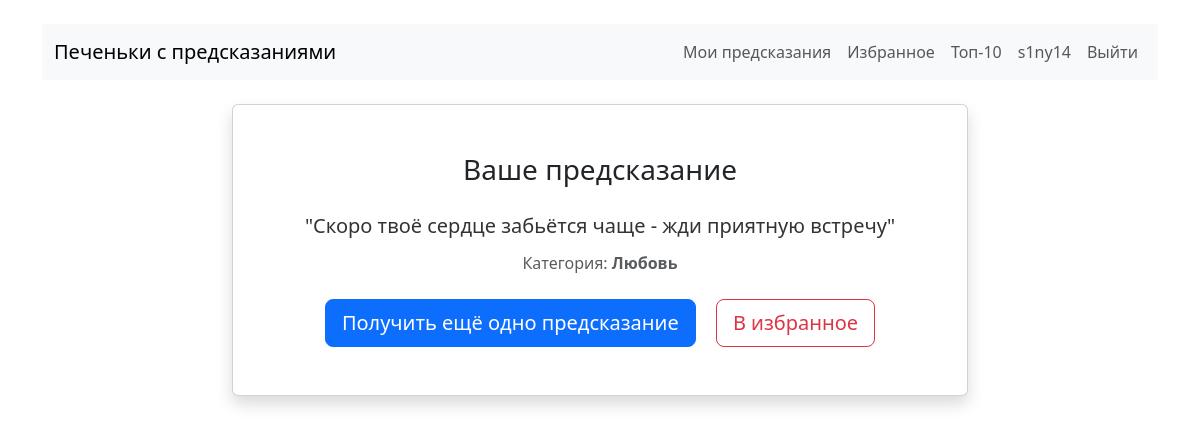
The page /result/3/ (signed in) on the database its author committed.
### users/models.py (models this page shows)
class CustomUser(AbstractUser):
    pass

### predictions/models.py (models this page shows, shortened)
class FortuneCookie(models.Model):
    text = models.TextField(verbose_name="Текст предсказания")
    category = models.ForeignKey(
        'Category',
        on_delete=models.CASCADE,
        related_name='cookies',
        verbose_name="Категория"
    )
    created_by = models.ForeignKey(
        'users.CustomUser',
        on_delete=models.SET_NULL,
        null=True,
        blank=True,
        verbose_name="Создано пользователем"
    )
    is_active = models.BooleanField(default=True, verbose_name="Активно")
    created_at = models.DateTimeField(auto_now_add=True, verbose_name="Дата создания")
    usage_count = models.PositiveIntegerField(default=0, verbose_name="Количество использований")
    class Meta:
        verbose_name = "Печенье с предсказанием"
        verbose_name_plural = "Печеньки с предсказаниями"

class Category(models.Model):
    name = models.CharField(max_length=50, verbose_name="Название")
    description = models.TextField(blank=True, verbose_name="Описание")
    class Meta:
        verbose_name = "Категория"
        verbose_name_plural = "Категории"

### predictions/views.py (the view)
# urls.py: path('result/<int:prediction_id>/', views.prediction_result, name='prediction_result'),
@login_required
def prediction_result(request, prediction_id):
    user_prediction = get_object_or_404(
        UserPrediction,
        id=prediction_id,
        user=request.user
    )
    is_favorite = FavoriteCookie.objects.filter(
        user=request.user,
        cookie=user_prediction.cookie
    ).exists()
    context = {
        'prediction': user_prediction,
        'cookie': user_prediction.cookie,
        'is_favorite': is_favorite,
    }
    return render(request, 'result.html', context)

### predictions/templates/result.html (shortened to what this page needs)
{% extends 'base.html' %}
{% block content %}
<div class="row justify-content-center">
    <div class="col-md-8">
        <div class="card shadow">
            <div class="card-body text-center p-5">
                <h3 class="mb-4">Ваше предсказание</h3>
                <p class="fs-5 prediction-text">
                    "{{ cookie.text }}"
                </p>
                <p class="text-muted">
                    Категория: <strong>{{ cookie.category.name }}</strong>
                </p>
                <div class="mt-4">
                    <a href="{% url 'get_prediction' %}" class="btn btn-primary btn-lg me-3">
                        Получить ещё одно предсказание
                    </a>
                    {% if is_favorite %}
                        <a href="{% url 'remove_from_favorites' cookie.id %}"
                           class="btn btn-warning btn-lg">
                            Удалить из избранного
                        </a>
                    {% else %}
                        <a href="{% url 'add_to_favorites' cookie.id %}?prediction_id={{ prediction.id }}"
                           class="btn btn-outline-danger btn-lg">
                            В избранное
                        </a>
                    {% endif %}
                </div>
            </div>
        </div>
    </div>
</div>
{% endblock %}

### templates/base.html (shortened to what this page needs)
<!DOCTYPE html>
<html lang="ru">
<head>
    <link href="https://cdn.jsdelivr.net/npm/bootstrap@5.3.2/dist/css/bootstrap.min.css" rel="stylesheet">
</head>
<body>
    <div class="container mt-4">
        <nav class="navbar navbar-expand-lg navbar-light bg-light mb-4">
            <div class="container">
                <a class="navbar-brand" href="{% url 'home' %}">Печеньки с предсказаниями</a>
                <div class="navbar-nav ms-auto">
                    {% if user.is_authenticated %}
                        <a class="nav-link" href="{% url 'my_predictions' %}">Мои предсказания</a>
                        <a class="nav-link" href="{% url 'favorites' %}">Избранное</a>
                        <a class="nav-link" href="{% url 'top_cookies' %}">Топ-10</a>
                        <a class="nav-link" href="{% url 'profile' %}">{{ user.username }}</a>
                        <form action="{% url 'logout' %}" method="post" style="display: inline;">
                            <button type="submit" class="btn btn-link nav-link"
                                    style="display: inline; background: none; border: none;">
                                Выйти
                            </button>
                        </form>
                    {% else %}
                        <a class="nav-link" href="{% url 'register' %}">Регистрация</a>
                        <a class="nav-link" href="{% url 'login' %}">Войти</a>
                    {% endif %}
                </div>
            </div>
        </nav>
        {% block content %}
        {% endblock %}
    </div>
</body>
</html>

### templates/base.html (style rules this page uses)
.prediction-text { font-size: 16px; margin-bottom: 10px; color: #333; }

### rows shown on the page
CustomUser: username "s1ny14"
FortuneCookie: text "Скоро твоё сердце забьётся чаще - жди приятную встречу", category.name "Любовь"
